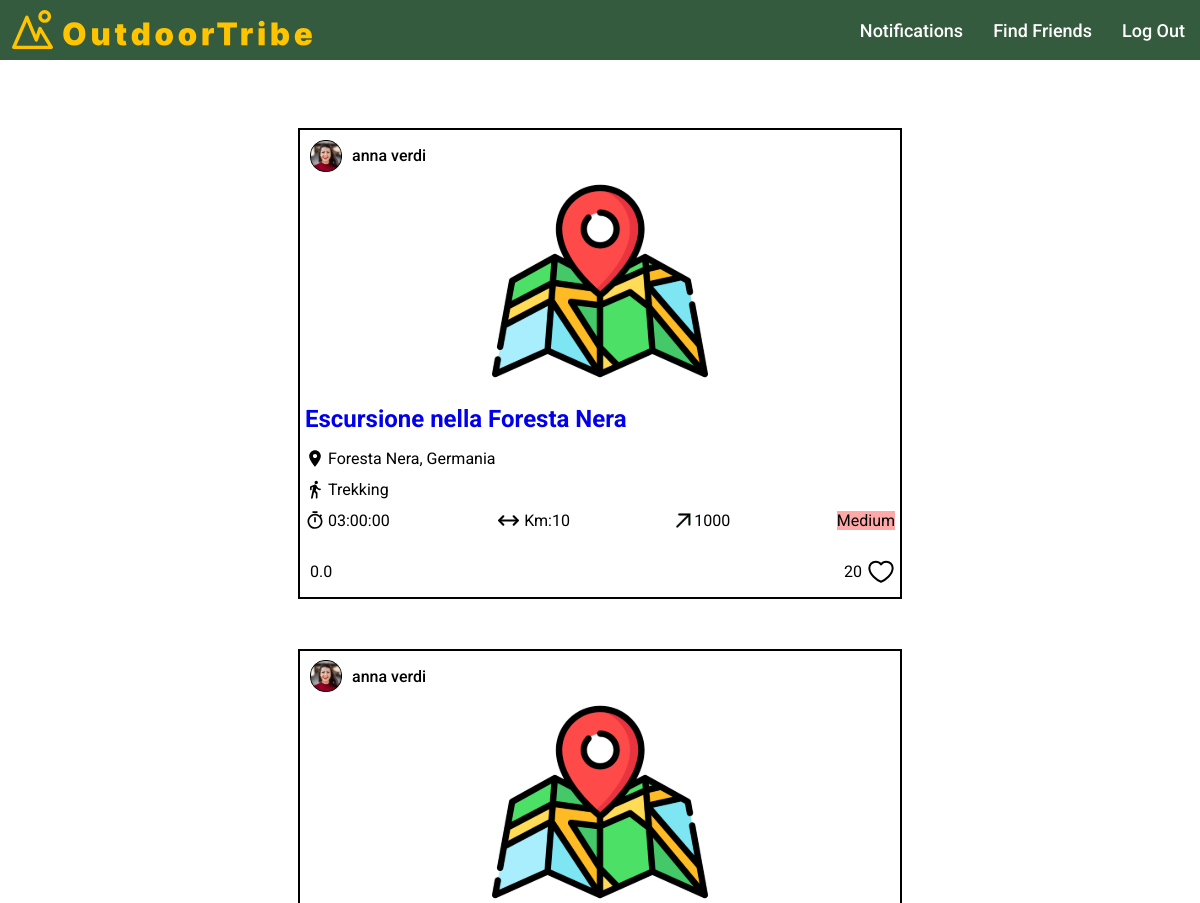
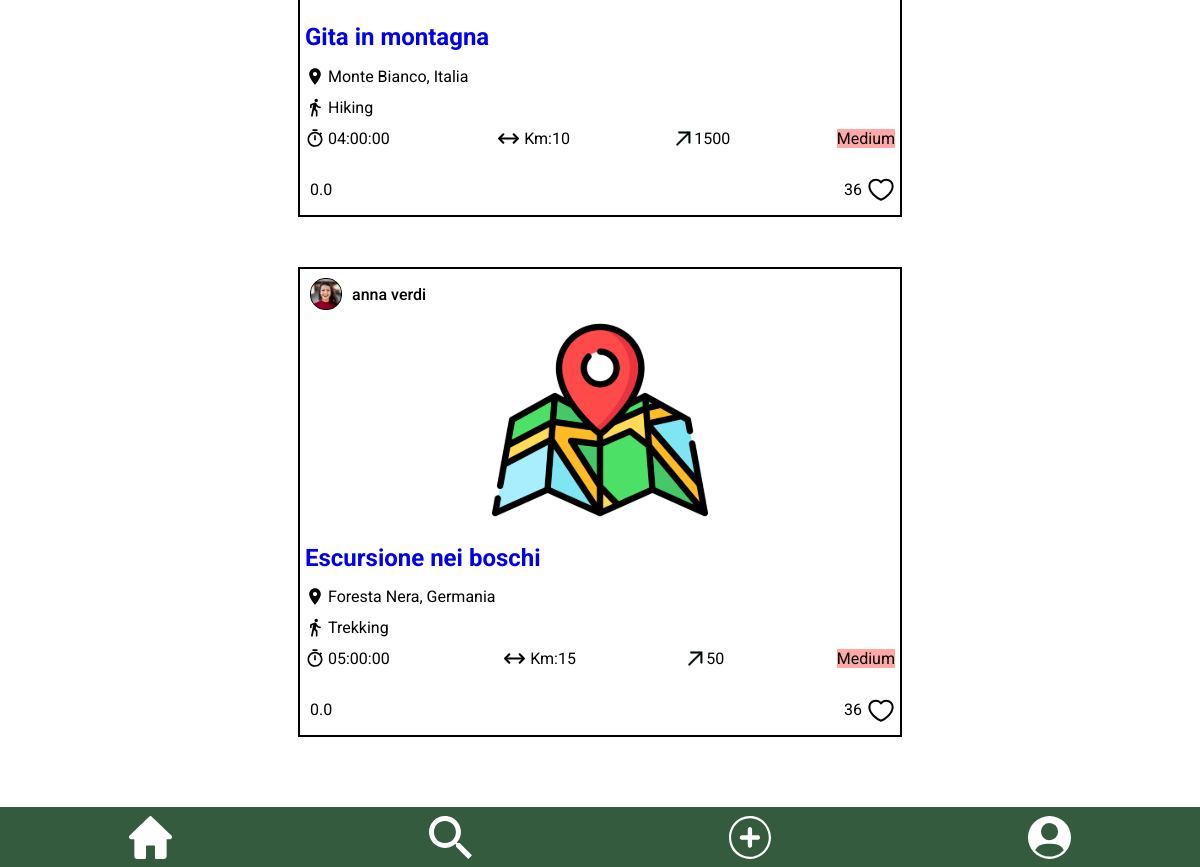
The app's page /public/adeventuresdone.php (signed in) with its own data (2 pictures, top to bottom).
### tables this page shows
CREATE TABLE `post` (
  `id` int NOT NULL,
  `user_id` int NOT NULL,
  `title` varchar(255) NOT NULL,
  `location` varchar(100) NOT NULL,
  `activity` varchar(100) NOT NULL,
  `duration` varchar(255) DEFAULT NULL,
  `length` float DEFAULT NULL,
  `max_altitude` float DEFAULT NULL,
  `min_altitude` float DEFAULT NULL,
  `max_ascent` float DEFAULT NULL,
  `min_descent` float DEFAULT NULL,
  `difficulty` varchar(6) DEFAULT NULL,
  `likes` int DEFAULT NULL,
  `created_at` timestamp NOT NULL DEFAULT CURRENT_TIMESTAMP
);

CREATE TABLE `photo` (
  `id` int NOT NULL,
  `post_id` int DEFAULT NULL,
  `user_id` int DEFAULT NULL,
  `name` text NOT NULL
);

CREATE TABLE `user` (
  `id` int NOT NULL,
  `name` varchar(100) NOT NULL,
  `surname` varchar(100) NOT NULL,
  `email` varchar(100) NOT NULL,
  `password` varchar(100) NOT NULL
);

### admin/functions.php (called while the page is built, shortened)
<?php
function getProfilePhotoUrl($conn, $user_id)
{
  $query_photo_profile = "SELECT name FROM photo WHERE user_id = $user_id AND post_id IS NULL";
  $result_photo_profile = $conn->query($query_photo_profile);
  if ($result_photo_profile->num_rows > 0) {
    $photo_profile_row = $result_photo_profile->fetch_assoc();
    $profile_photo_url = "./../uploads/photos/profile/" . $photo_profile_row['name'];
  } else {
    $profile_photo_url = "./../assets/icons/profile.svg";
  }
  return $profile_photo_url;
}
function getAverageRating($conn, $post_id)
{
  $query_average_rating = "SELECT AVG(rating) AS average_rating FROM post_ratings WHERE post_id = ?";
  $stmt_avg_rating = $conn->prepare($query_average_rating);
  $stmt_avg_rating->bind_param("i", $post_id);
  $stmt_avg_rating->execute();
  $result_avg_rating = $stmt_avg_rating->get_result();
  $average_rating_row = $result_avg_rating->fetch_assoc();
  $average_rating = $average_rating_row['average_rating'];
  if ($average_rating === null) {
    $average_rating = 0;
  }
  return $average_rating;
}

### templates/post/post.php (the view, shortened to what this page needs)
<div class="post-container">
  <div class="username-container">
    <img class="user-picture" src="<?php echo $profile_photo_url; ?>" alt="username-picture">
    <?php if (!is_null($user_id)) : ?>
      <a href="otherprofile.php?id=<?php echo $user_id; ?>">
        <p class="username"><?php echo $username; ?></p>
      </a>
    <?php else : ?>
      <p class="username"><?php echo $username; ?></p>
    <?php endif; ?>
  </div>
  <div class="photo-container">
    <div class="map">
      <img src="./../assets/icons/map.svg" alt="post-picture">
    </div>
  </div>
  <div class="info-container">
    <div class="title">
      <?php if (!$is_post_details) : ?>
        <h2><a href="post_details.php?id=<?php echo $post_id; ?>"><?php echo $title; ?></a></h2>
      <?php else : ?>
        <h2><?php echo $title; ?></h2>
      <?php endif; ?>
    </div>
    <div class="location">
      <img src="./../assets/icons/location.svg" alt="location-icon">
      <p><?php echo $location; ?></p>
    </div>
    <div class="activity">
      <img src="./../assets/icons/activity.svg" alt="activity-icon">
      <p><?php echo $activity; ?></p>
    </div>
    <div class="details-container">
      <div class="duration">
        <img src="./../assets/icons/time.svg" alt="duration-activity-icon">
        <p><?php echo $duration; ?></p>
      </div>
      <div class="length">
        <img src="./../assets/icons/length.svg" alt="length-activity-icon">
        <p>Km:<?php echo $length; ?></p>
      </div>
      <div class="altitude">
        <img src="./../assets/icons/altitude.svg" alt="altitude-activity-icon">
        <p><?php echo $altitude; ?></p>
      </div>
      <div class="difficulty-<?php echo strtolower($difficulty); ?>">
        <p><?php echo $difficulty; ?></p>
      </div>
    </div>
    <div class="rating-likes">
      <div class="rating">
        <p> <?php echo number_format($average_rating, 1); ?> </p>
      </div>
      <div class="likes">
        <p id="likes-<?php echo $post_id; ?>" data-post-id="<?php echo $post_id; ?>" class="likes-count"><?php echo $likes; ?></p>
        <div class="<?php echo $like_icon_class; ?>" data-post-id="<?php echo $post_id; ?>"></div>
      </div>
    </div>
  </div>
</div>

### public/adeventuresdone.php (shortened to what this page needs)
<?php
include("./../server/connection.php");
include("./../admin/functions.php");
?>
<!DOCTYPE html>
<html lang="en">
<head>
    <link rel="stylesheet" href="./../templates/header/header.css">
    <link rel="stylesheet" href="./../templates/footer/footer.css">
    <link rel="stylesheet" href="./../templates/post/post.css">
    <link rel="stylesheet" href="./../templates/popup-likes/popup-likes.css">
    <link rel="stylesheet" href="./styles/done.css">
</head>
<body>
    <main>
        <?php
        $current_user_id = $_SESSION['user_id'];
        $query = "SELECT post.id, post.title, post.location, post.user_id AS post_user_id, post.duration, post.length, post.max_altitude, post.difficulty, post.activity, post.likes,
            (SELECT COUNT(*) FROM likes WHERE post_id = post.id AND user_id = ?) AS user_liked,
            user.name AS user_name, user.surname AS user_surname
            FROM post
            INNER JOIN shared_post ON post.id = shared_post.post_id
            INNER JOIN user ON post.user_id = user.id
            WHERE shared_post.user_id = ?";
        $stmt = $conn->prepare($query);
        $stmt->bind_param("ii", $current_user_id, $current_user_id);
        $stmt->execute();
        $result = $stmt->get_result();
        if ($result->num_rows > 0) {
            while ($post = $result->fetch_assoc()) {
                $profile_photo_url = getProfilePhotoUrl($conn, $post['post_user_id']);
                $average_rating = getAverageRating($conn, $post['id']);
                $user_id = ($post['post_user_id'] == $current_user_id) ? null : $post['post_user_id'];
                $post_id = $post['id'];
                $username = $post['user_name'] . ' ' . $post['user_surname'];
                $title = $post['title'];
                $location = $post['location'];
                $activity = $post['activity'];
                $duration = $post['duration'];
                $length = $post['length'];
                $altitude = $post['max_altitude'];
                $difficulty = $post['difficulty'];
                $likes = $post['likes'];
                $like_icon_class = $post['user_liked'] ? 'like-icon liked' : 'like-icon';
                $is_post_details = false;
                include("./../templates/post/post.php");
            }
        } else {
            echo "<h2>Non hai ancora condiviso nessuna avventura</h2>";
        }
        ?>
    </main>
</body>
</html>

### templates/header/header.css (style rules this page uses)
header { font-family: "Roboto", sans-serif; height: 60px; display: flex; flex-direction: row; background-color: #355B3E; align-items:center; margin: auto; position: fixed; top: 0; left: 0; right: 0; z-index: 1; }
.left-section { flex: 1; display: flex; }
.right-section { display: flex; align-items: center; }
.logo { margin-left: 10px; height: 45px; }
.menu { position: absolute; top: 65px; right: 0px; width: 130px; background-color: #355B3E; color: #ffffff; padding: 20px; align-items: center; }
.menu a { color: #ffffff; font-weight: 500; font-size: 18px; text-decoration: none; padding: 0 15px; }
@media screen and (min-width: 769px) { .menu { position: static; width: auto; background-color: transparent; color: inherit; padding: 0; display: flex; flex-direction: row; } }

### templates/footer/footer.css (style rules this page uses)
.footer-nav { height: 60px; display: flex; flex-direction: row; background-color: #355B3E; align-items:center; margin: auto; justify-content:space-around; position: fixed; bottom: 0; left: 0; right: 0; }
.footer-nav img { height: 43px; margin-top: 5px; }

### templates/post/post.css (style rules this page uses)
.post-container { display: flex; flex-direction: column; justify-content: center; margin-top: 50px; margin-bottom: 30px; border: 2px solid black; min-width: 400px; }
.username-container { margin-left: 10px; display: flex; align-items: center; }
.user-picture { height: 30px; width: 30px; background-color: black; border: 1.2px solid black; border-radius: 15px; object-fit: cover; }
.username { margin-left: 10px; font-weight: 500; }
.photo-container { display: flex; justify-content: center; }
.map img { max-height: 200px; }
.title h2 { color: #355B3E; }
.title h2 a { text-decoration: none; }
.location, .activity, .duration, .length, .altitude, .details-container, .rating-likes, .rating, .likes { display: flex; }
.likes { align-items: center; cursor: pointer; }
.rating { align-items: center; }
.likes p { margin: 0 5px; }
.like-icon { width: 28px; height: 28px; background-image: url('./../../assets/icons/like.svg'); background-repeat: no-repeat; }
.location, .activity, .details-container { margin-top: -20px; }
.rating p { margin-left: 5px; }
.details-container, .rating-likes { justify-content: space-between; }
.location img, .activity img, .duration img { min-height: 20px; margin-right: 3px; }
.length img { min-width: 25px; margin-right: 3px; }
.altitude img { min-width: 15px; margin-right: 3px; }
.info-container { margin: 0 5px; }
.difficulty-medium p { background-color: #FFA8A8; }
@media screen and (min-width: 900px) { .post-container { min-width: 600px; } }

### public/styles/done.css (style rules this page uses)
body { display: flex; justify-content: center; font-family: "Roboto", sans-serif; margin-bottom: 100px; }
main { margin-top: 70px; }

### records on screen
post: user.name (picture), user.surname "anna verdi", title "Escursione nella Foresta Nera", location "Foresta Nera, Germania", activity "Trekking", duration "03:00:00", length "10", max_altitude "1000", difficulty "Medium", average_rating "0.0", likes "20"
post: user.name (picture), user.surname "anna verdi", title "Gita in montagna", location "Monte Bianco, Italia", activity "Hiking", duration "04:00:00", length "10", max_altitude "1500", difficulty "Medium", average_rating "0.0", likes "36"
post: user.name (picture), user.surname "anna verdi", title "Escursione nei boschi", location "Foresta Nera, Germania", activity "Trekking", duration "05:00:00", length "15", max_altitude "50", difficulty "Medium", average_rating "0.0", likes "36"
